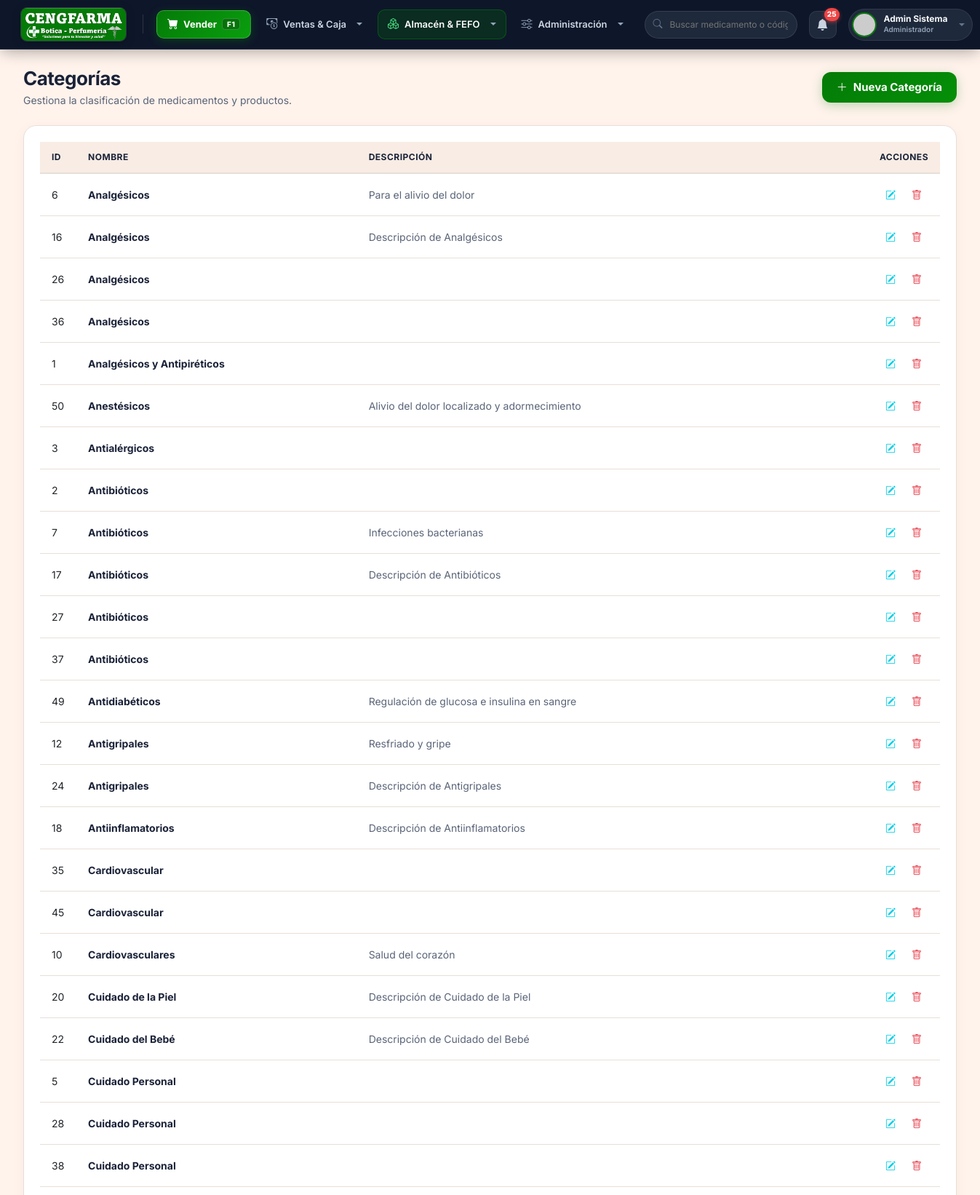
Page /public/categoria/index (signed in, upper part) on the committed database.
### tables this page shows
CREATE TABLE IF NOT EXISTS `configuracion` (
  `id` int NOT NULL AUTO_INCREMENT,
  `clave` varchar(50) NOT NULL,
  `valor` text,
  `descripcion` varchar(255) DEFAULT NULL,
  PRIMARY KEY (`id`),
  UNIQUE KEY `clave` (`clave`)
);

CREATE TABLE IF NOT EXISTS `categorias` (
  `id` int NOT NULL AUTO_INCREMENT,
  `nombre` varchar(100) NOT NULL,
  `descripcion` varchar(255) DEFAULT NULL,
  `estado` tinyint(1) DEFAULT '1',
  PRIMARY KEY (`id`)
);

### app/controllers/CategoriaController.php (called while the page is built, shortened)
<?php
class CategoriaController extends Controller {
    public function index() {
        $modelo = $this->model('Categoria');
        $categorias = $modelo->getAll();
        $this->view('categorias/index', ['title' => 'Categorías', 'categorias' => $categorias]);
    }
}

### app/core/App.php (called while the page is built, shortened)
<?php
class App {
    protected $method = 'login';
    public function __construct() {
        $url = $this->parseUrl();
        if (isset($url[0])) {
            $directFile = '../app/controllers/' . ucfirst($url[0]) . 'Controller.php';
            if (file_exists($directFile)) {
                unset($url[0]);
            }
        }
        $this->controller = new $this->controller;
        if (isset($url[1])) {
            if (method_exists($this->controller, $url[1])) {
                $this->method = $url[1];
                unset($url[1]);
            }
        }
        $this->params = $url ? array_values($url) : [];
        call_user_func_array([$this->controller, $this->method], $this->params);
    }
    public function parseUrl() {
        if (isset($_GET['url'])) {
            return explode('/', filter_var(rtrim($_GET['url'], '/'), FILTER_SANITIZE_URL));
        }
        return [];
    }
}

### public/index.php (called while the page is built, shortened)
<?php
require_once '../app/config/database.php';
require_once '../app/core/App.php';
require_once '../app/core/Controller.php';
$app = new App();

### app/models/Configuracion.php (called while the page is built, shortened)
<?php
class Configuracion {
    private $conn;
    private $table_name = "configuracion";
    public function __construct() {
        $database = new Database();
        $this->conn = $database->getConnection();
    }
    public function getAll() {
        $query = "SELECT clave, valor, descripcion FROM " . $this->table_name;
        $stmt = $this->conn->prepare($query);
        $stmt->execute();
        $results = [];
        while ($row = $stmt->fetch(PDO::FETCH_ASSOC)) {
            $results[$row['clave']] = [
                'valor' => $row['valor'],
                'descripcion' => $row['descripcion']
            ];
        }
        return $results;
    }
    public function get($clave, $default = null) {
        $query = "SELECT valor FROM " . $this->table_name . " WHERE clave = :clave LIMIT 1";
        $stmt = $this->conn->prepare($query);
        $stmt->bindParam(':clave', $clave);
        $stmt->execute();
        if($row = $stmt->fetch(PDO::FETCH_ASSOC)) {
            return ($row['valor'] !== null && $row['valor'] !== '') ? $row['valor'] : $default;
        }
        return $default;
    }
}

### app/config/database.php (called while the page is built, shortened)
<?php
class Database {
    private $host;
    private $db_name;
    private $username;
    private $password;
    private $port;
    public function __construct() {
        $this->host = getenv('DB_HOST') ?: "localhost";
        $this->db_name = getenv('DB_NAME') ?: "botica_db";
        $this->username = getenv('DB_USER') ?: "root";
        $this->password = getenv('DB_PASSWORD') !== false ? getenv('DB_PASSWORD') : "";
        $this->port = getenv('DB_PORT') ?: "3306";
    }
    public function getConnection() {
        $this->conn = null;
        try {
            $dsn = "mysql:host=" . $this->host . ";port=" . $this->port . ";dbname=" . $this->db_name;
            $this->conn = new PDO($dsn, $this->username, $this->password);
            $this->conn->exec("set names utf8");
        } catch(PDOException $exception) {
            echo "Error de conexión: " . $exception->getMessage();
        }
        return $this->conn;
    }
}
?>

### app/models/Inventario.php (called while the page is built, shortened)
<?php
class Inventario {
    private $conn;
    public function __construct($dbConn = null) {
        if ($dbConn) {
            $this->conn = $dbConn;
        } else {
            $db = new Database();
            $this->conn = $db->getConnection();
        }
    }
    public function getLotesProximosVencer($dias = 90) {
        $query = "SELECT p.id as id_producto, p.nombre_comercial as producto, l.id as id_lote, l.codigo_lote as lote, l.fecha_vencimiento, l.cantidad_disponible as stock
                  FROM inventario_lotes l
                  INNER JOIN productos p ON l.id_producto = p.id
                  WHERE l.cantidad_disponible > 0
                  AND l.estado = 1
                  AND l.fecha_vencimiento <= DATE_ADD(CURDATE(), INTERVAL :dias DAY)
                  ORDER BY l.fecha_vencimiento ASC";
        $stmt = $this->conn->prepare($query);
        $stmt->bindParam(':dias', $dias, PDO::PARAM_INT);
        $stmt->execute();
        return $stmt->fetchAll(PDO::FETCH_ASSOC);
    }
    public function getProductosBajoStock($limite = 20) {
        $query = "SELECT id, nombre_comercial as producto, stock_actual as stock, unidad_medida
                  FROM productos
                  WHERE stock_actual <= :limite AND estado = 1
                  ORDER BY stock_actual ASC";
        $stmt = $this->conn->prepare($query);
        $stmt->bindParam(':limite', $limite, PDO::PARAM_INT);
        $stmt->execute();
        return $stmt->fetchAll(PDO::FETCH_ASSOC);
    }
}

### app/models/Categoria.php (called while the page is built, shortened)
<?php
class Categoria {
    private $conn;
    public function __construct() {
        $db = new Database();
        $this->conn = $db->getConnection();
    }
    public function getAll() {
        $stmt = $this->conn->prepare("SELECT * FROM categorias WHERE estado = 1 ORDER BY nombre");
        $stmt->execute();
        return $stmt->fetchAll(PDO::FETCH_ASSOC);
    }
}

### app/views/categorias/index.php (the view, shortened to what this page needs)
<div class="page-content">
    <div class="d-flex justify-content-between align-items-center mb-4">
        <div>
            <h1 class="page-title">Categorías</h1>
            <div class="page-subtitle">Gestiona la clasificación de medicamentos y productos.</div>
        </div>
        <button class="btn-primary-custom" style="width: auto; padding: 10px 20px;" data-bs-toggle="modal" data-bs-target="#modalCategoria" onclick="nuevoRegistro()">
            <i class="bi bi-plus-lg"></i> Nueva Categoría
        </button>
    </div>
    <div class="card-metric">
        <div class="table-responsive">
            <table class="table table-hover align-middle" style="width: 100%; font-size: 14px;">
                <thead>
                    <tr>
                        <th width="50">ID</th>
                        <th>Nombre</th>
                        <th>Descripción</th>
                        <th width="150" class="text-end">Acciones</th>
                    </tr>
                </thead>
                <tbody>
                    <?php if(empty($data['categorias'])): ?>
                    <tr><td colspan="4" class="text-center text-muted">No hay datos registrados</td></tr>
                    <?php else: ?>
                    <?php foreach($data['categorias'] as $cat): ?>
                    <tr>
                        <td><?php echo $cat['id']; ?></td>
                        <td style="font-weight:700; color:var(--text-primary);"><?php echo htmlspecialchars($cat['nombre']); ?></td>
                        <td style="color:var(--text-secondary);"><?php echo htmlspecialchars($cat['descripcion'] ?? ''); ?></td>
                        <td class="text-end">
                            <button class="btn btn-sm" style="color: #00CFE8;" onclick="editarRegistro(<?php echo htmlspecialchars(json_encode($cat)); ?>)">
                                <i class="bi bi-pencil-square"></i>
                            </button>
                            <form action="<?php echo BASE_URL; ?>categoria/delete" method="POST" class="d-inline" onsubmit="return confirm('¿Seguro que deseas eliminar esta categoría?');">
                                <button type="submit" class="btn btn-sm" style="color: var(--danger);" title="Eliminar">
                                    <i class="bi bi-trash"></i>
                                </button>
                            </form>
                        </td>
                    </tr>
                    <?php endforeach; ?>
                    <?php endif; ?>
                </tbody>
            </table>
        </div>
    </div>
</div>

### app/views/layouts/main.php (shortened to what this page needs)
<!DOCTYPE html>
<html lang="es">
<head>
    <link href="https://cdn.jsdelivr.net/npm/bootstrap@5.3.0/dist/css/bootstrap.min.css" rel="stylesheet">
    <link rel="stylesheet" href="https://cdn.jsdelivr.net/npm/bootstrap-icons@1.11.1/font/bootstrap-icons.css">
    <link rel="stylesheet" href="<?php echo BASE_URL; ?>css/style.css">
    <link rel="stylesheet" href="<?php echo BASE_URL; ?>css/accessibility.css">
</head>
<body class="ceng-body">
<?php
require_once '../app/models/Configuracion.php';
$_globalConfigModel = new Configuracion();
$_globalLogo = $_globalConfigModel->get('logo');
$configs     = $_globalConfigModel->getAll();
require_once '../app/models/Inventario.php';
$_globalInvModel = new Inventario();
$_lotesVencer = $_globalInvModel->getLotesProximosVencer(90);
$_stockBajo = $_globalInvModel->getProductosBajoStock(20);
$_totalNotifs = count($_lotesVencer) + count($_stockBajo);
$boticaName = $configs['nombre_botica']['valor'] ?? 'CENGFARMA';
$roles = [1 => 'Administrador', 2 => 'Farmacéutico', 3 => 'Cajero', 4 => 'Almacenero'];
$userRoleName = $roles[$_SESSION['rol_id'] ?? 1] ?? 'Usuario';
$effectiveLogo = !empty($_globalLogo) ? $_globalLogo : 'img/cengfarma_banner.png';
$logoSrc = (strpos($effectiveLogo, 'http') === 0) ? $effectiveLogo : BASE_URL . $effectiveLogo;
?>
<header id="cengfarma-topbar" class="ceng-topbar sticky-top">
    <div class="ceng-topbar-inner">
        <div class="ceng-topbar-left d-flex align-items-center gap-3">
            <div class="ceng-brand-area d-flex align-items-center gap-2">
                <?php
                $isDashboardActive = (strpos($_SERVER['REQUEST_URI'] ?? '', 'dashboard') !== false) || (trim($_SERVER['REQUEST_URI'] ?? '', '/') === 'public');
                ?>
                <a href="<?php echo BASE_URL; ?><?php echo ($_SESSION['rol_id'] == 1) ? 'dashboard/index' : 'venta/pos'; ?>"
                   class="ceng-brand-link <?php echo $isDashboardActive ? 'active-home' : ''; ?>"
                   title="Ir al Dashboard / Inicio">
                    <img src="<?php echo htmlspecialchars($logoSrc); ?>" alt="<?php echo htmlspecialchars($boticaName); ?>" class="ceng-brand-logo">
                </a>
            </div>
            <nav class="ceng-nav-menu d-none d-lg-flex align-items-center gap-2">
                <a href="<?php echo BASE_URL; ?>venta/pos" class="ceng-pos-btn" id="nav-pos" data-route="venta/pos" title="Ir a Punto de Venta (Atajo F1)">
                    <i class="bi bi-cart-fill"></i>
                    <span>Vender</span>
                    <span class="ceng-kbd-tag">F1</span>
                </a>
                <div class="dropdown ceng-dropdown">
                    <button class="ceng-nav-link dropdown-toggle" type="button" data-bs-toggle="dropdown" aria-expanded="false" data-route="caja,venta,cliente,puntos">
                        <i class="bi bi-cash-coin"></i>
                        <span>Ventas &amp; Caja</span>
                    </button>
                </div>
                <?php if(in_array($_SESSION['rol_id'], [1, 2, 4])): ?>
                <div class="dropdown ceng-dropdown">
                    <button class="ceng-nav-link dropdown-toggle" type="button" data-bs-toggle="dropdown" aria-expanded="false" data-route="producto,categoria,laboratorio,inventario,compra,proveedor">
                        <i class="bi bi-boxes"></i>
                        <span>Almacén &amp; FEFO</span>
                    </button>
                </div>
                <?php endif; ?>
                <div class="dropdown ceng-dropdown">
                    <button class="ceng-nav-link dropdown-toggle" type="button" data-bs-toggle="dropdown" aria-expanded="false" data-route="notificacion,reporte,usuario,configuracion,auditoria,sistema">
                        <i class="bi bi-sliders"></i>
                        <span>Administración</span>
                    </button>
                </div>
            </nav>
        </div>
        <div class="ceng-user-area d-flex align-items-center gap-2 gap-md-3">
            <form action="<?php echo BASE_URL; ?>producto/index" method="GET" class="ceng-quick-search d-none d-xl-flex">
                <i class="bi bi-search"></i>
                <input type="text" name="search" placeholder="Buscar medicamento o código..." value="<?php echo htmlspecialchars($_GET['search'] ?? '', ENT_QUOTES, 'UTF-8'); ?>">
            </form>
            <a href="<?php echo BASE_URL; ?>notificacion/index" class="ceng-alert-bell" title="Alertas Sanitarias">
                <i class="bi bi-bell-fill"></i>
                <?php if($_totalNotifs > 0): ?>
                <span class="ceng-bell-badge"><?php echo $_totalNotifs; ?></span>
                <?php endif; ?>
            </a>
            <div class="dropdown">
                <div class="ceng-user-card dropdown-toggle" data-bs-toggle="dropdown" aria-expanded="false" role="button" tabindex="0">
                    <img src="https://ui-avatars.com/api/?name=<?php echo urlencode($_SESSION['nombre'] ?? 'U'); ?>&background=047B07&color=fff&bold=true" alt="Avatar" class="ceng-avatar">
                    <div class="ceng-user-meta d-none d-sm-flex flex-column text-start">
                        <span class="ceng-user-fullname"><?php echo htmlspecialchars($_SESSION['nombre'] ?? 'Administrador', ENT_QUOTES, 'UTF-8'); ?></span>
                        <span class="ceng-user-role-badge"><?php echo $userRoleName; ?></span>
                    </div>
                </div>
            </div>
        </div>
    </div>
</header>
<div id="wrapper" class="ceng-wrapper">
    <main id="content-wrapper" class="ceng-main-viewport">
        <?php require_once '../app/views/' . $view . '.php'; ?>
    </main>
</div>
</body>
</html>

### rows in the picture
configuracion: valor (picture)
categorias: id "6", nombre "Analgésicos", descripcion "Para el alivio del dolor"
categorias: id "16", nombre "Analgésicos", descripcion "Descripción de Analgésicos"
categorias: id "26", nombre "Analgésicos"
categorias: id "36", nombre "Analgésicos"
categorias: id "1", nombre "Analgésicos y Antipiréticos"
categorias: id "50", nombre "Anestésicos", descripcion "Alivio del dolor localizado y adormecimiento"
categorias: id "3", nombre "Antialérgicos"
categorias: id "2", nombre "Antibióticos"
categorias: id "7", nombre "Antibióticos", descripcion "Infecciones bacterianas"
categorias: id "17", nombre "Antibióticos", descripcion "Descripción de Antibióticos"
categorias: id "27", nombre "Antibióticos"
categorias: id "37", nombre "Antibióticos"
categorias: id "49", nombre "Antidiabéticos", descripcion "Regulación de glucosa e insulina en sangre"
categorias: id "12", nombre "Antigripales", descripcion "Resfriado y gripe"
categorias: id "24", nombre "Antigripales", descripcion "Descripción de Antigripales"
categorias: id "18", nombre "Antiinflamatorios", descripcion "Descripción de Antiinflamatorios"
categorias: id "35", nombre "Cardiovascular"
categorias: id "45", nombre "Cardiovascular"
categorias: id "10", nombre "Cardiovasculares", descripcion "Salud del corazón"
categorias: id "20", nombre "Cuidado de la Piel", descripcion "Descripción de Cuidado de la Piel"
categorias: id "22", nombre "Cuidado del Bebé", descripcion "Descripción de Cuidado del Bebé"
categorias: id "5", nombre "Cuidado Personal"
categorias: id "28", nombre "Cuidado Personal"
categorias: id "38", nombre "Cuidado Personal"

### other values in the picture
$_totalNotifs "25"
$_SESSION['nombre'] "Admin Sistema"
$userRoleName "Administrador"
